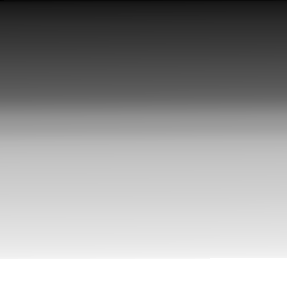
#> input picture tp1/assets/TP1/img1_tp.png, 287 x 288 px
$ jupyter execute tp1.ipynb   (shell and % lines are left out)
#> lines starting #> are read from the running program, lines starting #| are printed output that depends on the picture
# <center>**Resolución Trabajo Práctico Número 1**</center>

#### <center>Visión por computadoras I - CEIA, Fiuba</center>

---

**Alumna:** Gambarte, Antonella Nerea

---

### **Parte 2**

- Librerias a utilizar y carga de imágenes en escala de grises

[cell 1]
import numpy as np
import cv2 as cv
import matplotlib.pyplot as plt

img1 = cv.imread('assets/TP1/img1_tp.png', cv.IMREAD_GRAYSCALE)
#> img1 is the input picture: shape (288, 287); min 2, max 255, mean 154.8
img2 = cv.imread('assets/TP1/img2_tp.png', cv.IMREAD_GRAYSCALE)
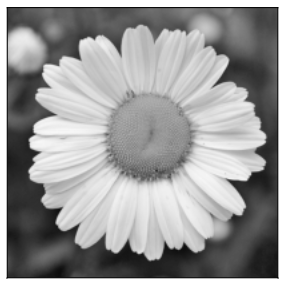
#> input picture tp1/assets/TP1/img2_tp.png, 287 x 288 px
#> img2 is the input picture: shape (288, 287); min 2, max 255, mean 154.8

- Defino funciones para mostrar la imagen y el histograma

[cell 2]
def showImage(img):
    plt.figure()
    plt.imshow(img,cmap='gray')
    plt.show()

def showHistrogram(img, binsAmount):
#> called with binsAmount = 256
    hist_np, bins = np.histogram(img,binsAmount, range=(0, 256))
#> hist_np = 256 values, max 8400 at index 255, min 0 at index 0, mean 322.9; bins = 257 values from 0 to 256
    plt.figure()
    plt.title('Histograma con NumPy')
    plt.xlabel('Nivel de gris')
    plt.ylabel('Frecuencia')
    plt.plot(hist_np)
    plt.grid(True)
    plt.show()
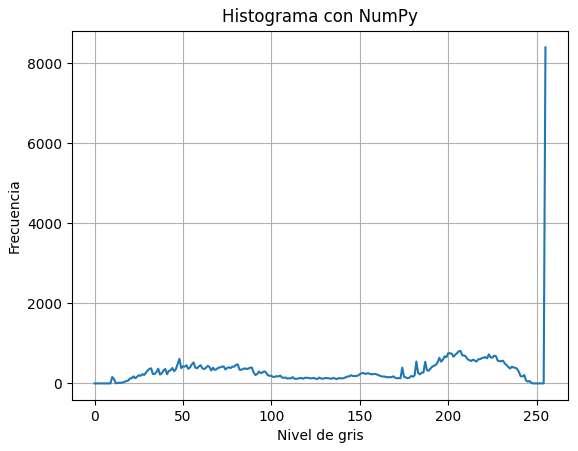
#> figure drawn by matplotlib, 1 panel; curve peaks at x = 255, y = 8400

**Muestro Imagen 1**

[cell 3]
showImage(img1)

**Histograma Imagen 1**

[cell 4]
showHistrogram(img1,256)

**Muestro Imagen 2**

[cell 5]
showImage(img2)

**Histograma Imagen 1**

[cell 6]
showHistrogram(img2,256)
